Frame 1 (no input): blank canvas, image omitted
Frame 60 (no input): blank canvas, image omitted
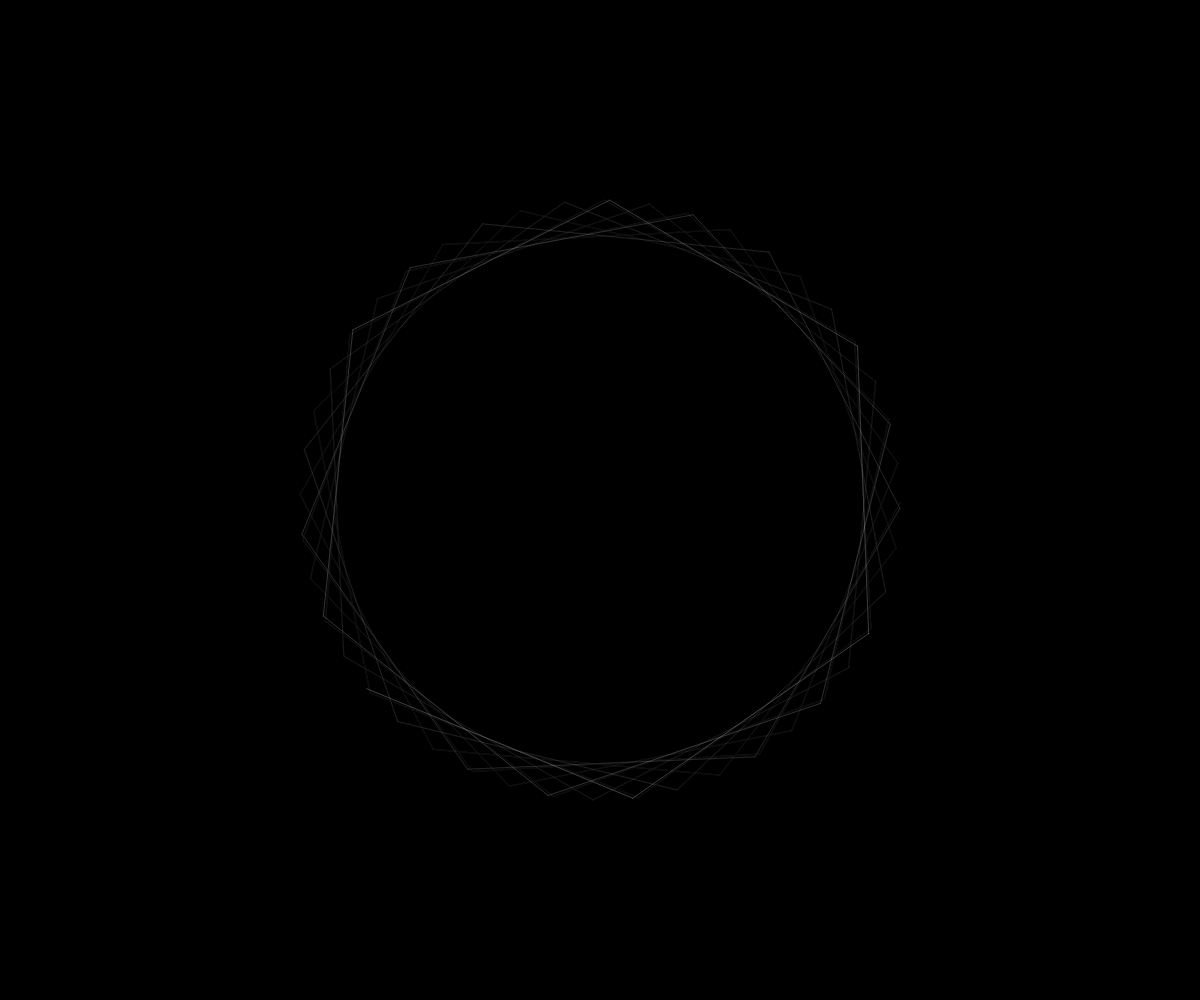
Frame 120 (the mouse pressed at the canvas centre since frame 60)

The p5.js sketch whose frames 1 and 60 were blank and that drew this single picture after the mouse press (run headless with seeded random() and noise() and a simulated clock; from frame 60 on, the mouse is pressed at the canvas centre):

// p5.js sketch
// ── sketch.js
/*
Mimi Yin NYU-ITP
Circular Pathways with Controls
*/

// Store current and previous x,y coordinates
let x, y;
let px, py;

// Angle
let a;
// Angle speed: How quickly we're circling
let aspeed;

// How quickly we're circling vertically versus horizontally
let yfreq;

// Size of circle (radius)
let range;

// Verticality of circle
let yscl;

// Center of circle
let centerX, centerY;

function setup() {
  createCanvas(windowWidth, windowHeight);

  angle = 0;
  aspeed = 0.01;
  yfreq = 1;

  range = width/4;
  yscl = 1;

  centerX = width/2;
  centerY = height/2;

  background(0);
}

function draw() {
  background(0, 10);

  angle += aspeed;

  //Move
  x = cos(angle)*range + centerX;
  y = sin(angle*yfreq)*range*yscl + centerY;

	// Draw line
	stroke(255, 64);
  if(px) line(px, py, x, y);

  // Remember x,y coordinates for next frame
  px = x;
  py = y;

  // Controls
  // Speed of travel around circle
  aspeed = pow(mouseX/(width/2), 2);
  // Size of circle
  //range = dist(centerX, centerY, mouseX, mouseY);
  // Verticality of circle
  //yscl = 4*mouseY/height;
  // Ups and downs versus lefts and rights
  //yfreq = 4*mouseY/height;

}
